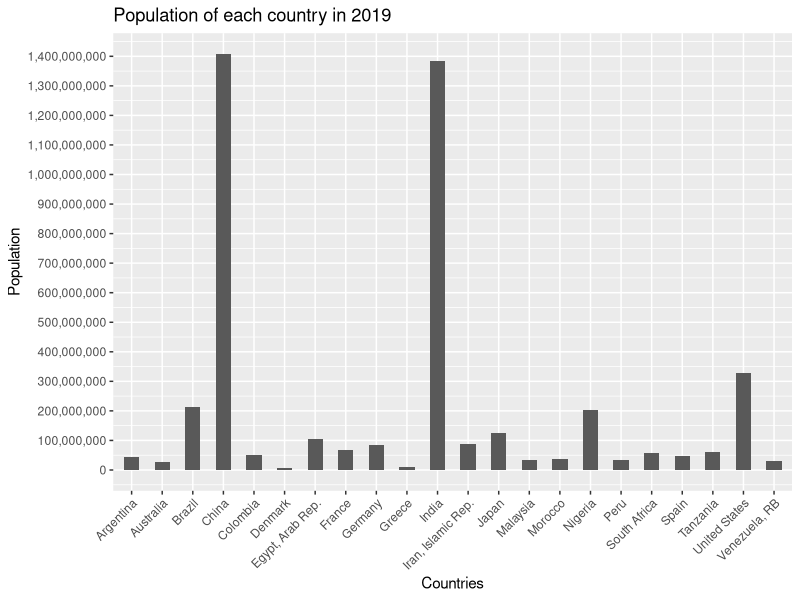
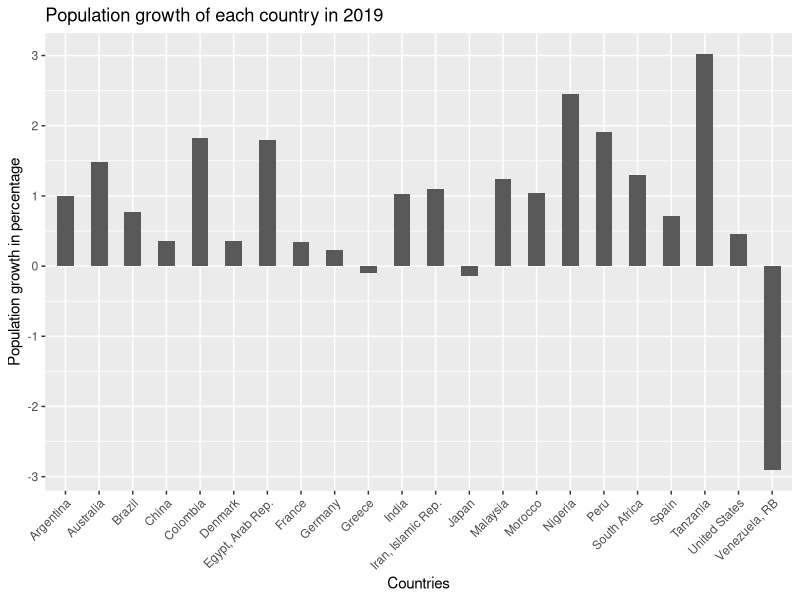
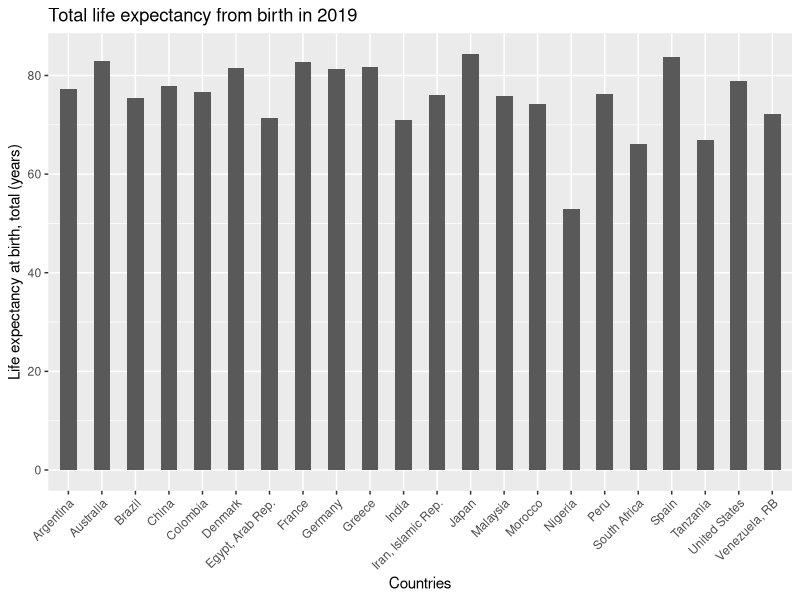
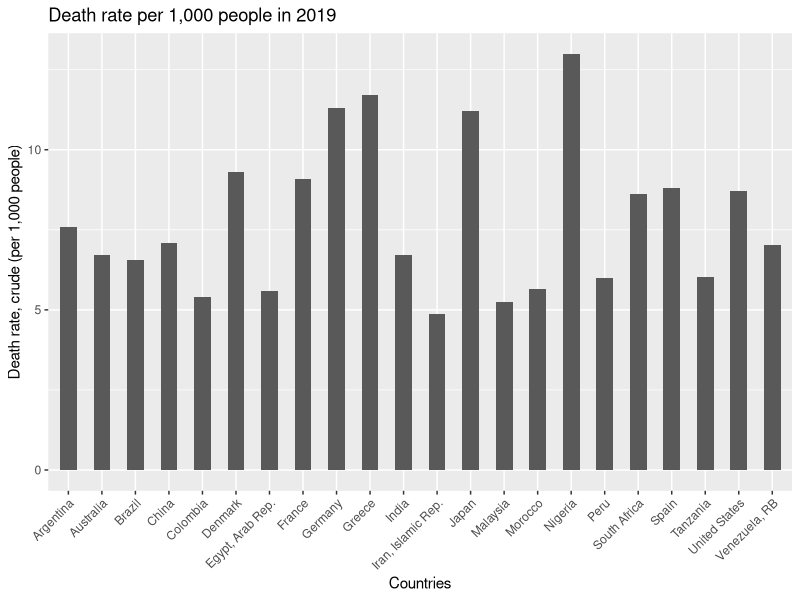

The R script that drew these images, in order:
library(readxl)
library(ggplot2)

data <- read_excel("world-development-indicators-set.xlsx")

population_data <- na.omit(data[data$`Series Name` == "Population, total",])

year = as.numeric(population_data$`2019 [YR2019]`)
country = population_data$`Country Name`

sorted_population_data <- population_data[order(year),]

ggplot(sorted_population_data, aes(x = country, y = year)) +
  geom_bar(stat = "identity", width = 0.5) +
  scale_y_continuous(labels = scales::comma, breaks = seq(0, 1e10, by = 1e08)) +
  labs(title = "Population of each country in 2019", x = "Countries", y = "Population") +
  theme(axis.text.x = element_text(angle = 45, hjust = 1))

###

population_data <- na.omit(data[data$`Series Name` == "Population growth (annual %)",])

year = as.numeric(population_data$`2019 [YR2019]`)
country = population_data$`Country Name`

sorted_population_data <- population_data[order(year),]

ggplot(sorted_population_data, aes(x = country, y = year)) +
  geom_bar(stat = "identity", width = 0.5) +
  scale_y_continuous(labels = scales::comma)  +
  labs(title = "Population growth of each country in 2019", x = "Countries", y = "Population growth in percentage") +
  theme(axis.text.x = element_text(angle = 45, hjust = 1))

###

population_data <- na.omit(data[data$`Series Name` == "Life expectancy at birth, total (years)",])

year = as.numeric(population_data$`2019 [YR2019]`)
country = population_data$`Country Name`

sorted_population_data <- population_data[order(year),]

ggplot(sorted_population_data, aes(x = country, y = year)) +
  geom_bar(stat = "identity", width = 0.5) +
  scale_y_continuous(labels = scales::comma)  +
  labs(title = "Total life expectancy from birth in 2019", x = "Countries", y = "Life expectancy at birth, total (years)") +
  theme(axis.text.x = element_text(angle = 45, hjust = 1))

###

population_data <- na.omit(data[data$`Series Name` == "Death rate, crude (per 1,000 people)",])

year = as.numeric(population_data$`2019 [YR2019]`)
country = population_data$`Country Name`

sorted_population_data <- population_data[order(year),]

ggplot(sorted_population_data, aes(x = country, y = year)) +
  geom_bar(stat = "identity", width = 0.5) +
  scale_y_continuous(labels = scales::comma)  +
  labs(title = "Death rate per 1,000 people in 2019", x = "Countries", y = "Death rate, crude (per 1,000 people)") +
  theme(axis.text.x = element_text(angle = 45, hjust = 1))




